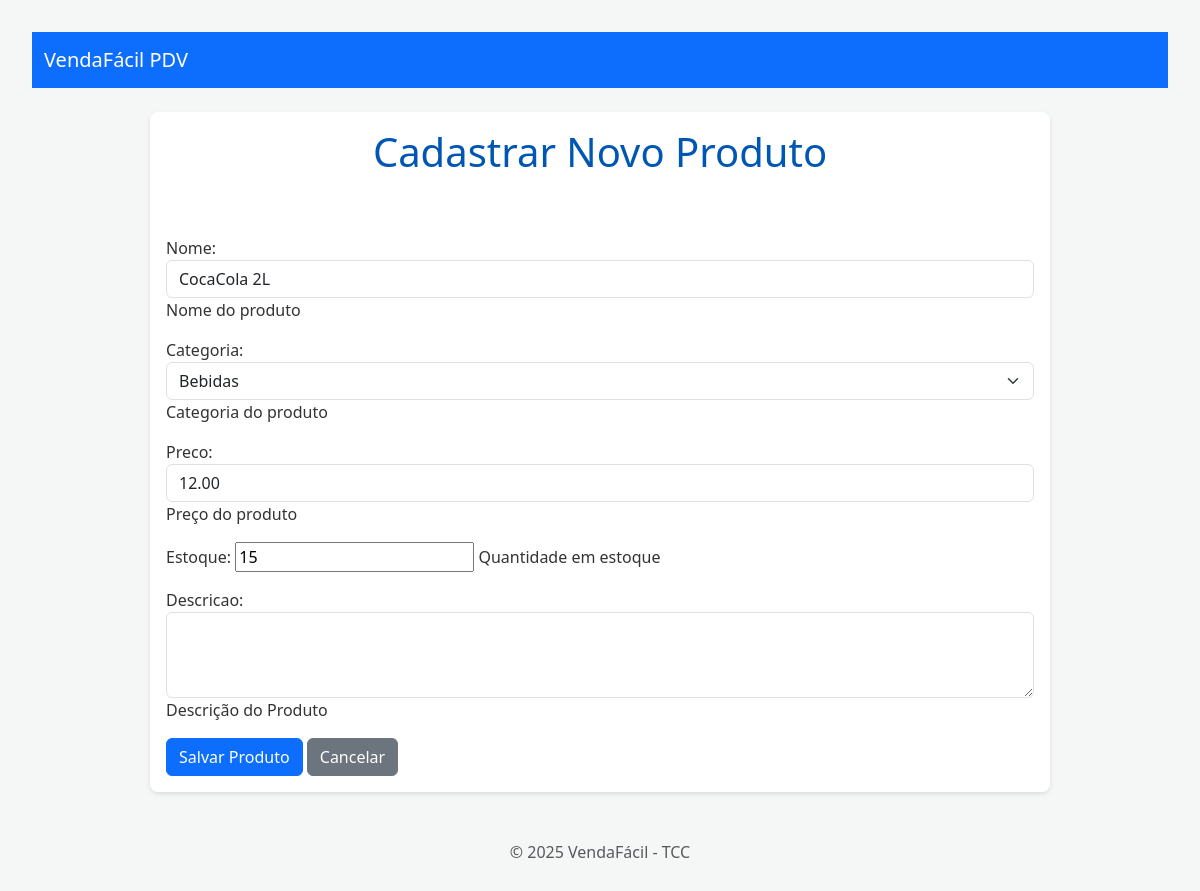
/produtos/1/editar/, run on an earlier commit of the app's database.
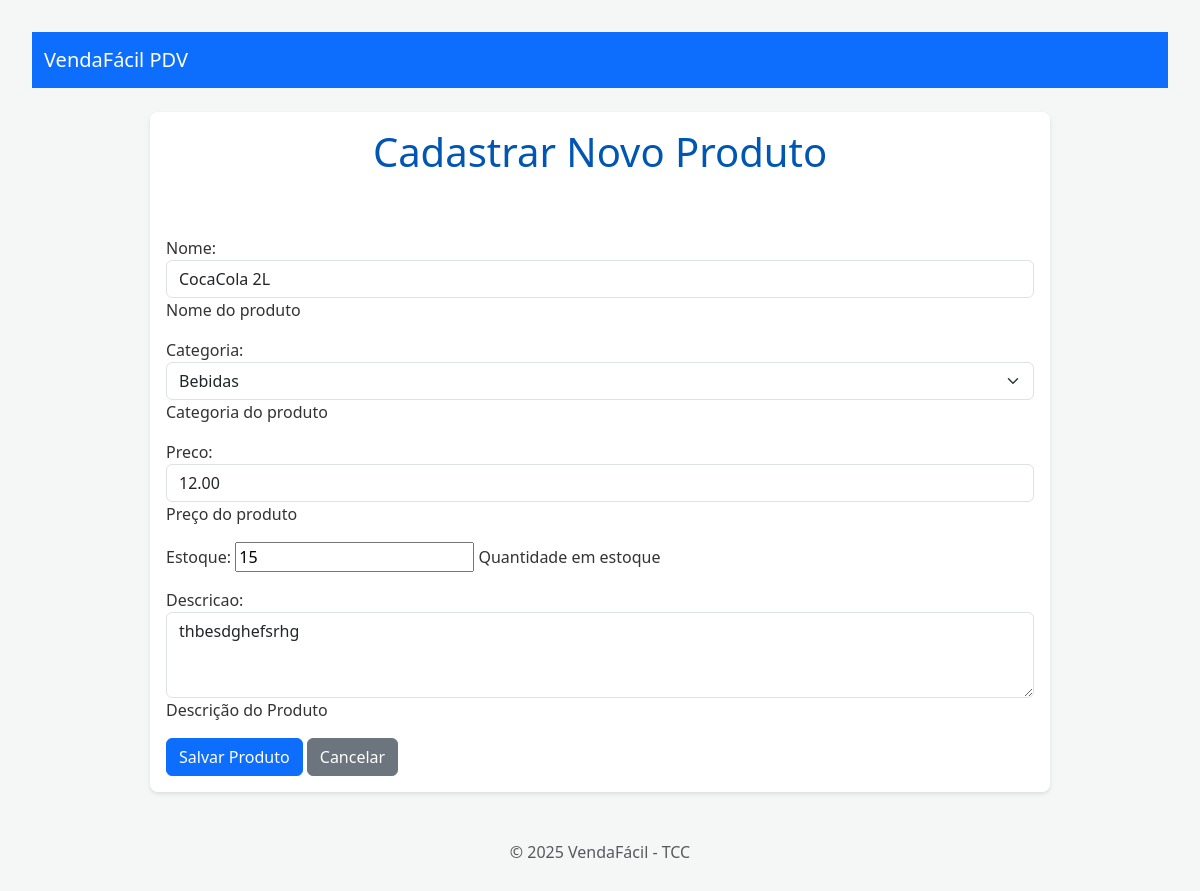
And on a later commit of the database.
### products/models.py (models this page shows, shortened)
class Produto(models.Model):
    nome = models.CharField(max_length=200, help_text="Nome do produto")
    descricao = models.TextField(blank=True, null=True, help_text="Descrição do Produto")
    preco = models.DecimalField(max_digits=10, decimal_places=2, help_text="Preço do produto")
    estoque = models.IntegerField(default=0, help_text="Quantidade em estoque")
    categoria = models.ForeignKey(Categoria, on_delete=models.PROTECT, related_name='produtos', help_text="Categoria do produto")
    data_criacao = models.DateTimeField(auto_now_add=True)
    data_atualizacao = models.DateTimeField(auto_now=True)

class Categoria(models.Model):
    nome = models.CharField(max_length=100, unique=True, help_text="Nome da categoria")
    def __str__(self):
        return self.nome

### products/views.py (the view)
# urls.py: path('<int:pk>/editar/', views.atualizar_produto, name='atualizar_produto'),
def atualizar_produto(request, pk):
    produto = get_object_or_404(Produto, pk=pk)
    if request.method =='POST':
        form = ProdutoForm(request.POST, instance=produto)
        if form.is_valid():
            form.save()
            return redirect('products:detalhe_produto', pk=produto.pk)
    else:
        form = ProdutoForm(instance=produto)
    context = {
        'form': form
    }
    return render(request, 'products/form_produtos.html', context)

### products/forms.py
class ProdutoForm(forms.ModelForm):
    class Meta:
        model = Produto
        fields = ['nome', 'categoria', 'preco', 'estoque', 'descricao']
        widgets = {
            'nome': forms.TextInput(attrs={'class': 'form-control'}),
            'categoria': forms.Select(attrs={'class': 'form-select'}),
            'preco': forms.NumberInput(attrs={'class': 'form-control'}),
            'descricao': forms.Textarea(attrs={'class': 'form-control', 'rows': 3}),
        }

### templates/products/form_produtos.html (shortened to what this page needs)
{% extends 'base.html' %}
{% block content %}
<h1>Cadastrar Novo Produto</h1>
<form method="POST">
    {{ form.as_p }}
    <button type="submit" class="btn btn-primary">Salvar Produto</button>
    <a href="{% url 'products:listar_produtos' %}" class="btn btn-secondary">Cancelar</a>
</form>
{% endblock %}

What changed in the data, as far as the page shows it:
changed Produto "Bebidas": descricao (not shown) → "thbesdghefsrhg"
